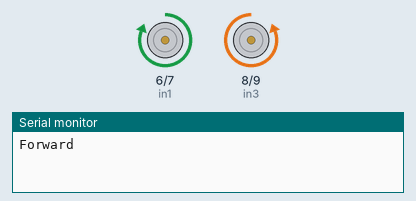
This sketch was run on a simulated Arduino Uno, built with avr-gcc and run on an emulated ATmega328P. On the bench: motor-driver pin pairs drawn as motors (green arrow = first pin HIGH = forward, orange = second pin HIGH = backward, longer = more drive, scaled by the enable pin), the last lines printed to the serial monitor.

Above: at 0.5 s.
At 2.5 s:
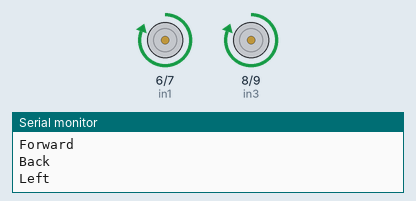
Timing chart, 0 to 5.2 s (numbered marks = the images above):
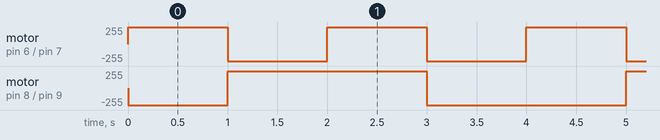

Measured:
- by itself, motor on pin 6 (in1) / pin 7 (in2): alternates forward 255/255 for 1.0 s and backward 255/255 for 1.0 s
- by itself, motor on pin 8 (in3) / pin 9 (in4): repeats every 4.0 s: forward 255/255 2.0 s, backward 255/255 2.0 s

The sketch:

AUTO_GO_.ino
```cpp
                                     //www.elegoo.com
//2016.09.23

/*define logic control output pin*/
int in1=6;
int in2=7;
int in3=8;
int in4=9;
/*define channel enable output pins*/
int ENA=5;
int ENB=11;
/*define forward function*/
void _mForward()
{
  digitalWrite(ENA,HIGH);
  digitalWrite(ENB,HIGH);
  digitalWrite(in1,HIGH);//digital output
  digitalWrite(in2,LOW);
  digitalWrite(in3,LOW);
  digitalWrite(in4,HIGH);
  Serial.println("Forward");
}
/*define back function*/
void _mBack()
{
  digitalWrite(ENA,HIGH);
  digitalWrite(ENB,HIGH);
  digitalWrite(in1,LOW);
  digitalWrite(in2,HIGH);
  digitalWrite(in3,HIGH);
  digitalWrite(in4,LOW);
  Serial.println("Back");
}
/*define left function*/
void _mleft()
{
  digitalWrite(ENA,HIGH);
  digitalWrite(ENB,HIGH);
  digitalWrite(in1,HIGH);
  digitalWrite(in2,LOW);
  digitalWrite(in3,HIGH);
  digitalWrite(in4,LOW);
  Serial.println("Left");
}
/*define right function*/
void _mright()
{
  digitalWrite(ENA,HIGH);
  digitalWrite(ENB,HIGH);
  digitalWrite(in1,LOW);
  digitalWrite(in2,HIGH);
  digitalWrite(in3,LOW);
  digitalWrite(in4,HIGH);
  Serial.println("Right");
}
/*put your setup code here, to run once*/
void setup() {
 Serial.begin(9600); //Open the serial port and set the baud rate to 9600
/*Set the defined pins to the output*/
  pinMode(in1,OUTPUT);
  pinMode(in2,OUTPUT);
  pinMode(in3,OUTPUT);
  pinMode(in4,OUTPUT);
  pinMode(ENA,OUTPUT);
  pinMode(ENB,OUTPUT);
}
/*put your main code here, to run repeatedly*/
void loop() {
_mForward();
delay(1000);
_mBack();
delay(1000);
_mleft();
delay(1000);
_mright();
delay(1000);
}
```
